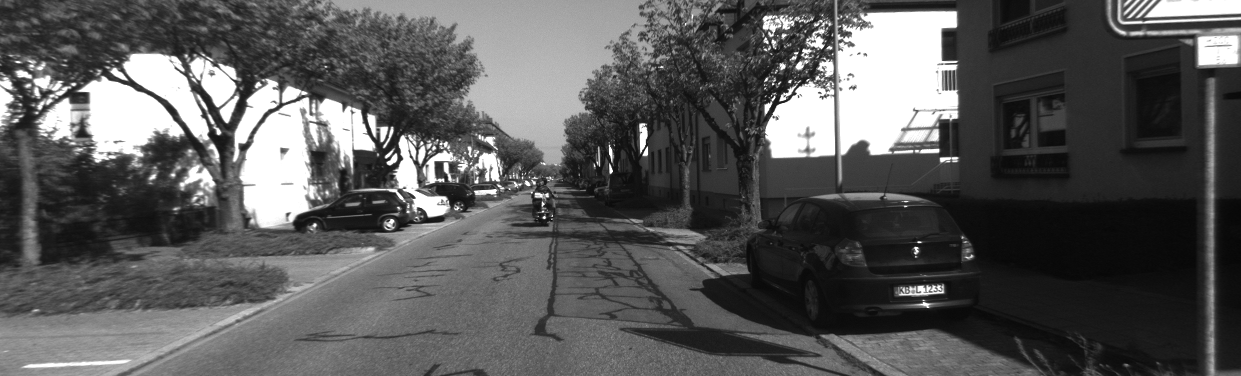
#> input picture TrainAndTest/000000.png, 1241 x 376 px
$ python my_test.py   (Python 2 division)
#> lines starting #> are read from the running program, lines starting #| are printed output that depends on the picture; after the words box and inside, x2 and y2 are one past the last pixel; in counts of white or black regions, pixels touching at a corner belong together
# !usr/bin/env
# coding=utf-8
from glob import glob
import cv2
import numpy as np
import os
from random import Random
import math
import time
from sys import platform

def drawMatches(img1, kp1, img2, kp2):
	# Create a new output image that concatenates the two images together
	rows1 = img1.shape[0]
	cols1 = img1.shape[1]
	rows2 = img2.shape[0]
	cols2 = img2.shape[1]

	out = np.zeros((max([rows1, rows2]), cols1 + cols2, 3), dtype='uint8')

	# Place the first image to the left
	out[:rows1, :cols1] = np.dstack([img1, img1, img1])

	# Place the next image to the right of it
	out[:rows2, cols1:] = np.dstack([img2, img2, img2])

	# For each pair of points we have between both images
	# draw circles, then connect a line between them
	for i in range(np.size(kp1, 0)):
		# Get the matching keypoints for each of the images
		# x - columns
		# y - rows

		x1 = kp1[i, 0]
		y1 = kp1[i, 1]
		x2 = kp2[i, 0]
		y2 = kp2[i, 1]

		# Draw a small circle at both co-ordinates
		# radius 4
		# colour blue
		# thickness = 1
		cv2.circle(out, (int(x1), int(y1)), 4, (255, 0, 0), 1)
		cv2.circle(out, (int(x2) + cols1, int(y2)), 4, (255, 0, 0), 1)

		# Draw a line in between the two points
		# thickness = 1
		# colour blue
		cv2.line(out, (int(x1), int(y1)), (int(x2) + cols1, int(y2)), (255, 0, 0), 1)


	# Show the image
	cv2.imshow('Matched Features', out)
	cv2.waitKey(0)

	# Also return the image if you'd like a copy
	return out

def randPerspectiveWarp(im, w, h, r, ret_pts=False):

	"""
	Applies a pseudo-random perspective warp to an image.
	input:
	im - the original image
	h - image height
	w - image width
	r - Random instance
	returns:
	im_warp - the warped image
	ret_pts - if True, return the points generated
	"""

	# Generate two pseudo random planes within tolerances for the projective transformation of the original image
	# Each point is from the center half of its respective x y quandrant. openCV getPerpectiveTransform expects [Q2, Q3, Q1, Q4] for points in each image quandrant, so that it
	# the iteration order here. Note that 0,0 is the top left corner of the picture. Additionally, we can only perform a tranformation to zoom in, since exprapolated pixels
	# look unnatural, and will ruin the similarity between the two images.

	# limits for random number generation
	minsx = [ 0, 3*w/4 ]
	maxsx = [ w/4, w ]
	minsy = [ 0, 3*h/4 ]
	maxsy = [ h/4, h ]


	pts_orig = np.zeros((4, 2), dtype=np.float32) # four original points
	pts_warp = np.zeros((4, 2), dtype=np.float32) # points for the affine transformation.

	# fixed point for the first plane
	pts_orig[0, 0] = 0
	pts_orig[0, 1] = 0

	pts_orig[1, 0] = 0
	pts_orig[1, 1] = h

	pts_orig[2, 0] = w
	pts_orig[2, 1] = 0

	pts_orig[3, 0] = w
	pts_orig[3, 1] = h

	# random second plane
	pts_warp[0, 0] = r.uniform(minsx[0], maxsx[0])#用于生成一个指定范围内的随机浮点数，两格参数中，其中一个是上限，一个是下限
	pts_warp[0, 1] = r.uniform(minsy[0], maxsy[0])

	pts_warp[1, 0] = r.uniform(minsx[0], maxsx[0])
	pts_warp[1, 1] = r.uniform(minsy[1], maxsy[1])

	pts_warp[2, 0] = r.uniform(minsx[1], maxsx[1])
	pts_warp[2, 1] = r.uniform(minsy[0], maxsy[0])

	pts_warp[3, 0] = r.uniform(minsx[1], maxsx[1])
	pts_warp[3, 1] = r.uniform(minsy[1], maxsy[1])

	# compute the 3x3 transform matrix based on the two planes of interest
	T = cv2.getPerspectiveTransform(pts_warp, pts_orig)#获得透视变换矩阵

	# apply the perspective transormation to the image, causing an automated change in viewpoint for the net's dual input
	im_warp = cv2.warpPerspective(im, T, (w, h))#进行透视变换矩阵
	if not ret_pts:
		return im_warp
	else:
		return im_warp, pts_warp

def showImWarpEx(im_fl, save):
	"""
	Show an example of warped images and their corresponding four corner points.
	"""
#> called with im_fl = './000000.png', save = True

	im = cv2.resize(cv2.cvtColor(cv2.imread(im_fl), cv2.COLOR_BGR2GRAY), (256, int(120./160 * 256)))
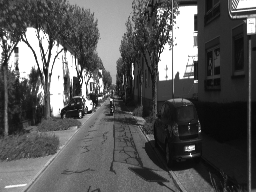
#> im: shape (192, 256); min 7, max 255, mean 88.9
	r = Random(0)
	r.seed(time.time())
	h, w = im.shape
#> h = 192; w = 256
	im_warp, pts_warp = randPerspectiveWarp(im, w, h, r, ret_pts=True) # get the perspective warped picture
#> in randPerspectiveWarp, `im_warp = cv2.warpPerspective(im, T, (w, h))#进行透视变换矩阵`:
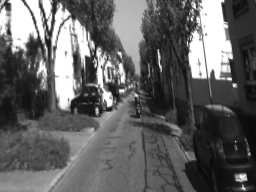
#> im_warp: shape (192, 256); min 9, max 255, mean 98.8
#> pts_warp = [[10.2, 45.92], [11.73, 171.9], [228.6, 6.27], [200.7, 156.9]]

	pts_orig = np.zeros((4, 2), dtype=np.float32) # four original points
	ofst = 3
	pts_orig[0, 0] = ofst
	pts_orig[0, 1] = ofst
	pts_orig[1, 0] = ofst
	pts_orig[1, 1] = h-ofst
	pts_orig[2, 0] = w-ofst
	pts_orig[2, 1] = ofst
	pts_orig[3, 0] = w-ofst
	pts_orig[3, 1] = h-ofst

	pts_rect = np.zeros((4, 2), dtype=np.float32) # for creating rectangles
	pts_rect[0, 0] = w/4
	pts_rect[0, 1] = h/4
	pts_rect[1, 0] = w/4
	pts_rect[1, 1] = 3*h/4
	pts_rect[2, 0] = 3*w/4
	pts_rect[2, 1] = h/4
	pts_rect[3, 0] = 3*w/4
	pts_rect[3, 1] = 3*h/4

	# save orig before placing rectangles on it
	if save:
		cv2.imwrite('Original.jpg', im)

	for i in range(4):
		cv2.rectangle(im, (pts_orig[i,0], pts_orig[i,1]), (pts_rect[i,0], pts_rect[i,1]), (255, 255, 255), thickness=2)
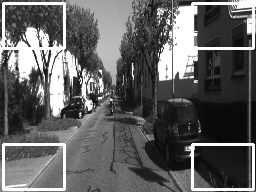
#> im: shape (192, 256); 4.56% of pixels changed, all inside (x1, y1, x2, y2) = (2, 2, 255, 191)

	print pts_orig[:]
	out_im = drawMatches(im, pts_warp, im_warp, pts_orig)
#> in drawMatches, `out[:rows1, :cols1] = np.dstack([img1, img1, img1])`:
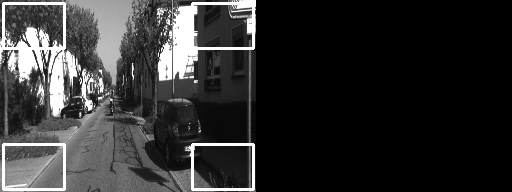
#> out: shape (192, 512, 3); min 0, max 255, mean 48.5
#> in drawMatches, `out[:rows2, cols1:] = np.dstack([img2, img2, img2])`:
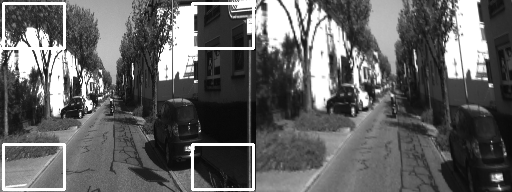
#> out: shape (192, 512, 3); min 7, max 255, mean 97.9
#> the loop in drawMatches, `for i in range(np.size(kp1, 0)):` made 4 passes
#> after the loop in drawMatches, `for i in range(np.size(kp1, 0)):`:
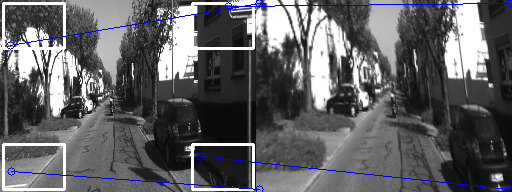
#> out: shape (192, 512, 3); 1.23% of pixels changed, all inside (x1, y1, x2, y2) = (6, 0, 512, 192); drawn as B, G, R
	if save:
		cv2.imwrite("Warped.jpg", im_warp)
		print 'Images saved in current directory'

if __name__ == '__main__':
	img_file = './000000.png'
	showImWarpEx(img_file, True)
